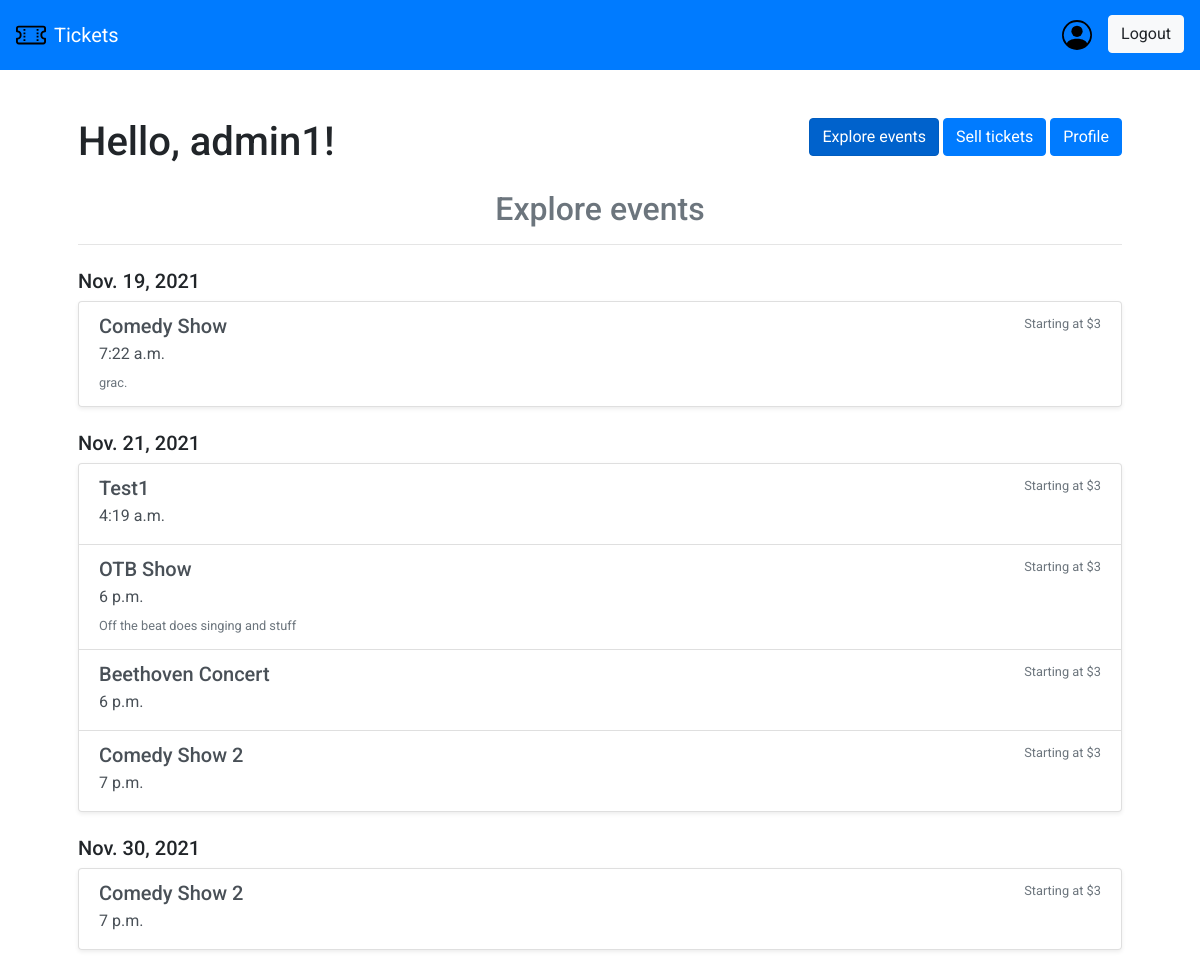
Before: / (signed in) with the older database file.
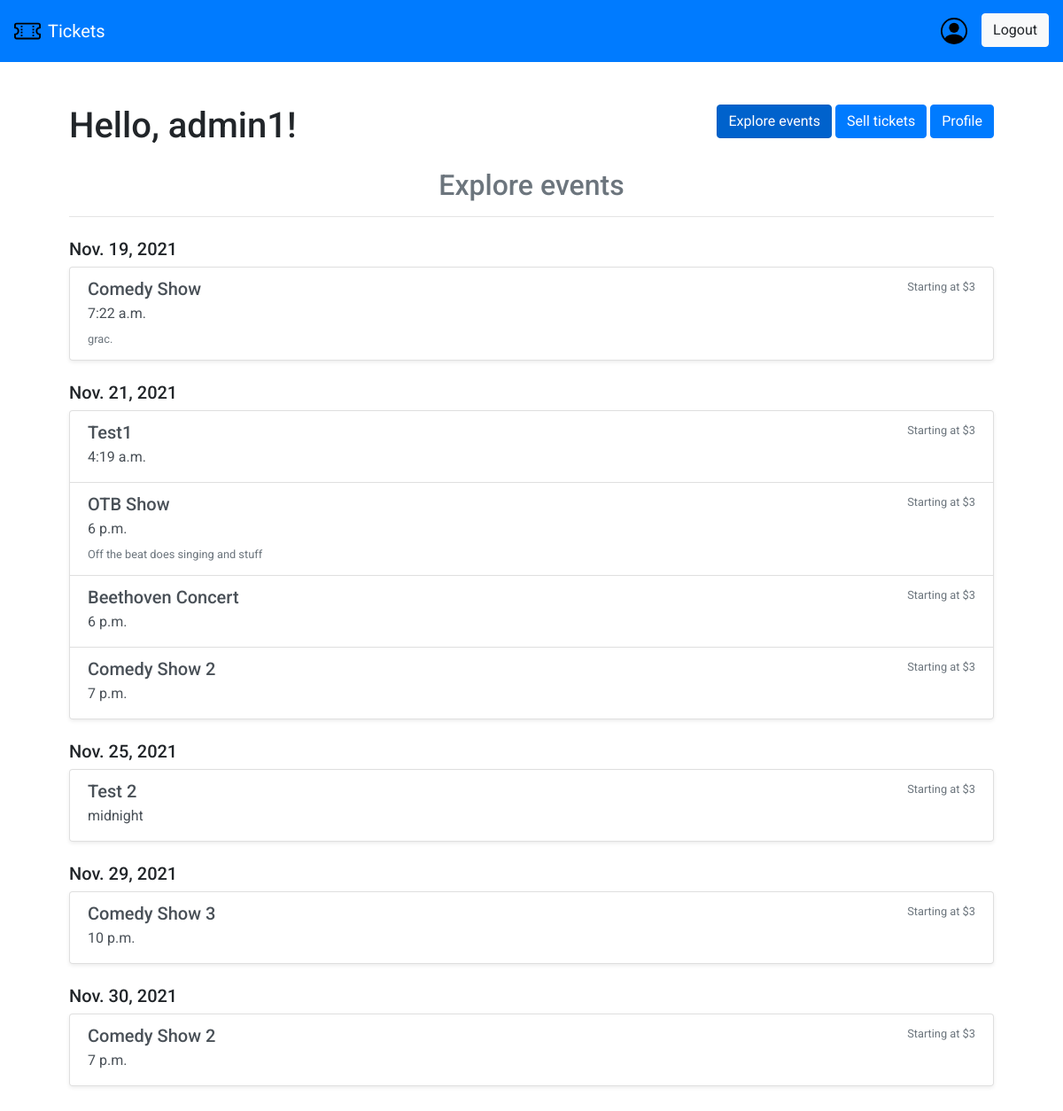
After: the same page with the newer database file.
### main/models.py (models this page shows, shortened)
class Event(models.Model):
    name = models.CharField(max_length=100)
    description = models.TextField(max_length=300, blank=True)
    location = models.CharField(max_length=100, blank=True)
    date = models.DateTimeField()

### main/views.py (the view)
def main_view(request):
    if not request.user.is_authenticated:
        return render(request, "splash.html")
    events = Event.objects.all().order_by("date")
    return render(request, "main.html", {"events": events})

### main/templates/main.html (shortened to what this page needs)
{% extends 'base.html' %}
{% load static %}
{% block navbar %}
<ul class="nav navbar-nav ml-auto">
  <a class="navbar-brand" href="/profile">
    <img src="{% static 'css/person-circle.svg' %}" width="30" height="30" class="d-inline-block align-top" alt="">
  </a>
  <a href="/logout"><button class="btn btn-light">Logout</button></a>
</ul>
{% endblock %}
{% block body %}
<div class="intro-container">
  <h1>Hello, {{ user.username }}!</h1>
  <div class="actions-container">
    <form action="">
      <input type="submit" class="btn btn-primary active" aria-current="page" value="Explore events" />
    </form>
    <form action="/sell">
      <input type="submit" class="btn btn-primary" value="Sell tickets" />
    </form>
    <form action="/profile">
      <input type="submit" class="btn btn-primary" aria-current="page" value="Profile" />
    </form>
  </div>
</div>
{% regroup events by date.date as dates_list %}
<div class="events-container">
  <h2 class="text-center text-muted">Explore events</h2>
  <hr class="mb-4">
  {% for date in dates_list %}
  <div class="list-group mb-4">
    <h5>{{ date.grouper }}</h5>
    <div class="shadow-sm bg-white rounded">
      {% for event in date.list %}
      <a href="#" class="list-group-item list-group-item-action">
        <div class="d-flex w-100 justify-content-between">
          <h5 class="mb-1">{{ event.name }}</h5>
          <small class="text-muted">Starting at $3</small>
        </div>
        <p class="mb-1">{{ event.date.time }}</p>
        <small class="text-muted">{{ event.description }}</small>
      </a>
      {% endfor %}
    </div>
  </div>
  {% endfor %}
</div>
{% endblock %}

### main/templates/base.html (shortened to what this page needs)
{% load static %}
<!doctype html>
<html lang="en">
<head>
    <link rel="stylesheet" href="https://stackpath.bootstrapcdn.com/bootstrap/4.3.1/css/bootstrap.min.css"
>
    <link rel="stylesheet" href="{% static 'css/base.css' %}">
</head>
<body>
    <nav class="navbar navbar-expand-lg navbar-dark bg-primary">
        <a class="navbar-brand" href="#">
            <img src="{% static 'css/ticket.svg' %}" width="30" height="30" class="d-inline-block align-top" alt="">
            Tickets
        </a>
        {% block navbar %}{% endblock %}
    </nav>
    <div class="container">
        {% block body %}{% endblock %}
    </div>
</body>
</html>

### main/static/css/base.css (style rules this page uses)
* { font-family: "Avenir", "Roboto", sans-serif; }
.navbar { min-height: 70px; }
.navbar-brand { display: flex; column-gap: 0.5rem; }
.container { display: flex; flex-direction: column; padding: 3rem; row-gap: 1rem; }
.intro-container { display: flex; justify-content: space-between; }
.actions-container { display: flex; column-gap: 0.25rem; }

Changed rows visible on the page:
added Event: name "Test 2", date.time "midnight", shown under "Nov. 25, 2021"
added Event: name "Comedy Show 3", date.time "10 p.m.", shown under "Nov. 29, 2021"
Other visible differences:
new list line: "Nov. 25, 2021"
new list line: "Nov. 29, 2021"
